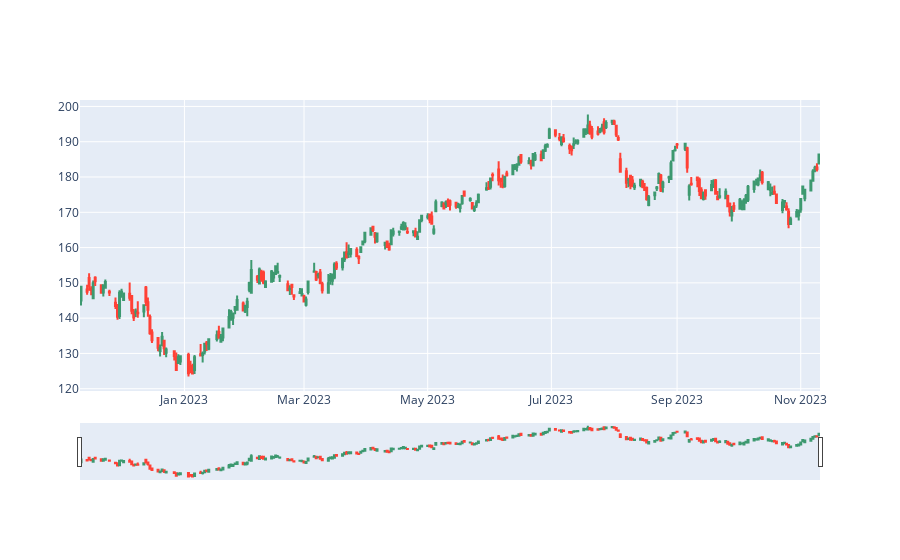

Notebook code for this chart:
### Code cell
import plotly.graph_objects as go

fig = go.Figure(data=[go.Candlestick(x=data.index,
                                     open=data['Open'],
                                     high=data['High'],
                                     low=data['Low'],
                                     close=data['Close'])])
fig.show()

### Figure 1 — Plotly figure (JSON) as saved in the notebook; plotly's stock layout.template omitted (floating-point values rounded to 4 significant figures; data arrays with more than 128 entries replaced by an {"elided": "..."} marker saying what was removed)
{"data": [{"close": {"elided": "251 float values"}, "high": {"elided": "251 float values"}, "low": {"elided": "251 float values"}, "open": {"elided": "251 float values"}, "type": "candlestick", "x": {"elided": "251 str values"}}], "layout": {}}
